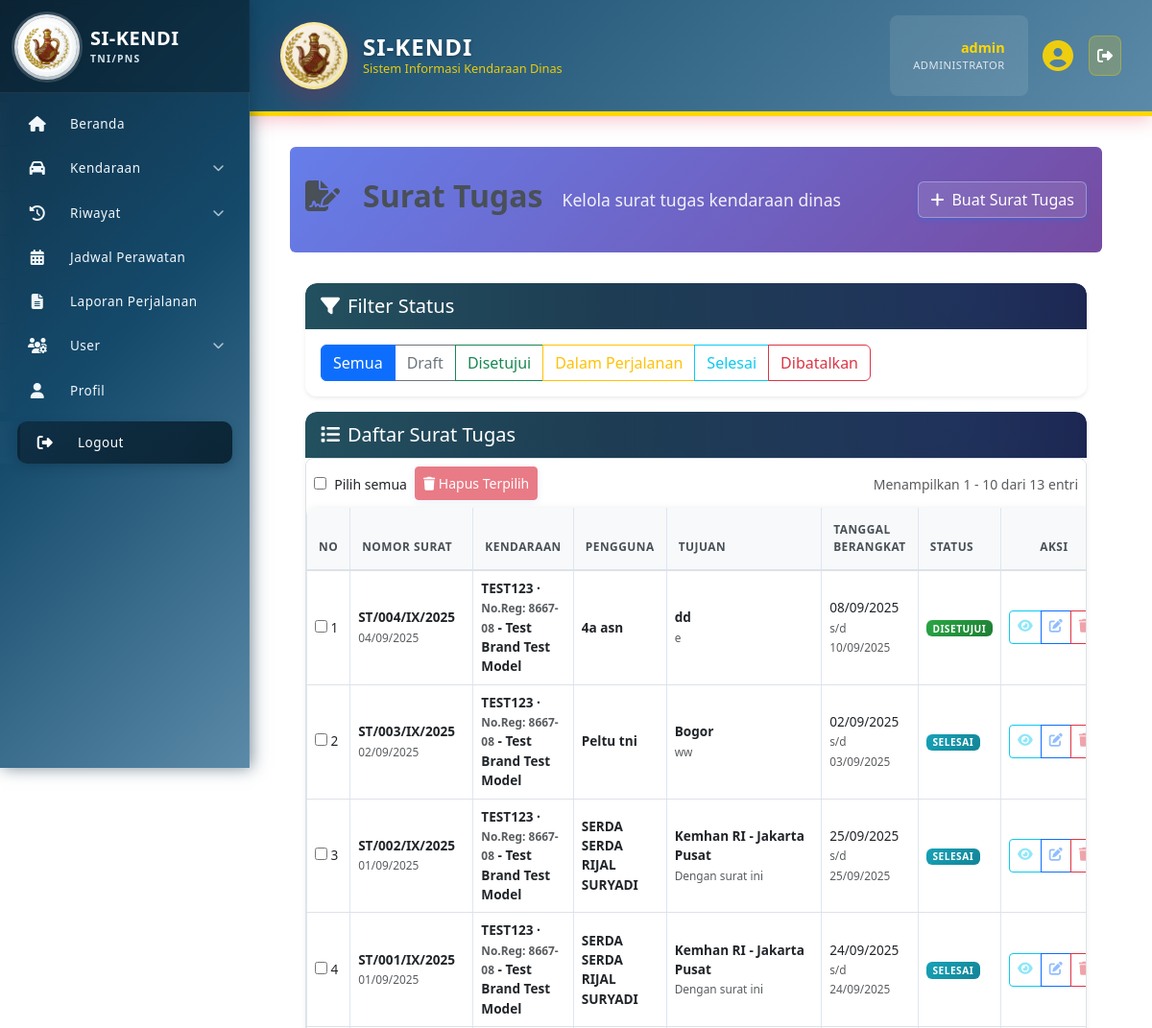
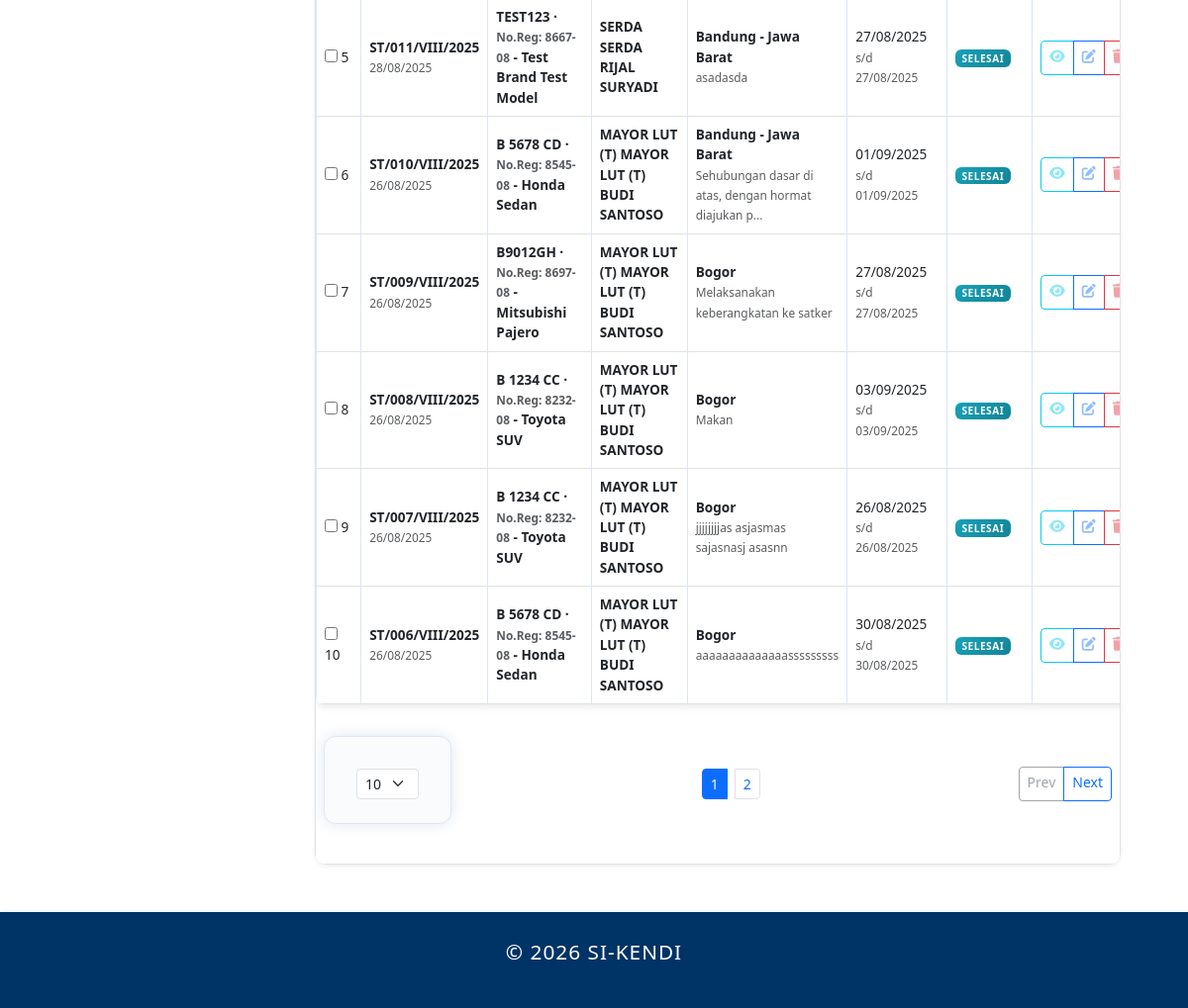
Screenshot of /index.php?page=surat_tugas (signed in) with the database file from the repository (2 pictures, top to bottom).
### tables this page shows
CREATE TABLE `surat_tugas` (
  `id` int(11) NOT NULL,
  `nomor_surat` varchar(50) NOT NULL,
  `tanggal_surat` date NOT NULL,
  `klasifikasi` varchar(20) DEFAULT 'Biasa',
  `lampiran` varchar(255) DEFAULT '-',
  `perihal` varchar(255) DEFAULT 'Permohonan peminjaman kendaraan dinas bus dan tenaga medis',
  `kepada_jabatan` varchar(100) DEFAULT 'Dandenma Mabes TNI',
  `kepada_tempat` varchar(50) DEFAULT 'Jakarta',
  `dasar_a` text DEFAULT 'Peraturan Panglima TNI Nomor 24 Tahun 2014 tentang Pengesahan Validasi Organisasi FKT dan;',
  `dasar_b` text DEFAULT 'Surat Perintah Kapusinfolahta TNI Nomor Sprin/97/XI/2023 tanggal 20 Oktober 2023 tentang Fungsi Pengadaan HUT ke-17 Pusinfolahta TNI dan;',
  `berangkat_dari` varchar(100) DEFAULT 'Pusinfolahta TNI',
  `waktu_berangkat` varchar(50) DEFAULT 'Pukul 05.00 WIB s.d selesai',
  `pejabat_ttd_jabatan` varchar(100) DEFAULT 'a.n Kepala Pusinfolahta TNI',
  `pejabat_ttd_sebagai` varchar(50) DEFAULT 'Waka,',
  `tembusan_1` varchar(100) DEFAULT 'Kapusinfolahta TNI',
  `tembusan_2` varchar(100) DEFAULT 'Asops Denma Mabes TNI',
  `tembusan_3` varchar(100) DEFAULT 'Dansetang Denma Mabes TNI',
  `tembusan_4` varchar(100) DEFAULT 'Dansakdok Denma Mabes TNI',
  `kendaraan_id` int(11) NOT NULL,
  `pengguna_id` int(11) NOT NULL,
  `tujuan` varchar(255) NOT NULL,
  `keperluan` text NOT NULL,
  `tanggal_berangkat` date NOT NULL,
  `tanggal_kembali` date DEFAULT NULL,
  `estimasi_km` int(11) DEFAULT NULL,
  `estimasi_bbm` decimal(8,2) DEFAULT NULL,
  `status` enum('Draft','Disetujui','Dalam Perjalanan','Selesai','Dibatalkan') NOT NULL DEFAULT 'Draft',
  `km_berangkat` int(11) DEFAULT NULL,
  `km_kembali` int(11) DEFAULT NULL,
  `bbm_terpakai` decimal(8,2) DEFAULT NULL,
  `laporan_perjalanan` text DEFAULT NULL,
  `pejabat_ttd` varchar(100) DEFAULT NULL,
  `created_at` timestamp NOT NULL DEFAULT current_timestamp(),
  `updated_at` timestamp NOT NULL DEFAULT current_timestamp() ON UPDATE current_timestamp(),
  `created_by` int(11) DEFAULT NULL,
  `updated_by` int(11) DEFAULT NULL,
  `dasar_list` text DEFAULT NULL,
  `tembusan_list` varchar(50) NOT NULL
);

CREATE TABLE `kendaraan` (
  `id` int(11) NOT NULL,
  `no_polisi` varchar(20) NOT NULL,
  `no_rangka` varchar(50) NOT NULL,
  `no_mesin` varchar(50) NOT NULL,
  `merk` varchar(50) NOT NULL,
  `tipe` varchar(50) DEFAULT NULL,
  `tahun_pembuatan` year(4) DEFAULT NULL,
  `warna` varchar(30) DEFAULT NULL,
  `jenis` enum('Roda 2','Roda 4','Truk','Bus','Lainnya') DEFAULT 'Roda 4',
  `bahan_bakar` enum('Bensin','Solar','Listrik','Hybrid') DEFAULT 'Bensin',
  `no_reg` varchar(30) DEFAULT NULL,
  `no_stnk` varchar(30) DEFAULT NULL,
  `no_bpkb` varchar(30) DEFAULT NULL,
  `tanggal_berlaku_stnk` date DEFAULT NULL,
  `pemilik_stnk` varchar(100) DEFAULT NULL,
  `status_kepemilikan` enum('Satker','Pinjam Pakai') DEFAULT 'Satker',
  `satker` varchar(50) NOT NULL,
  `kode_barang` varchar(50) DEFAULT NULL,
  `kondisi` enum('Baik','Rusak Ringan','Rusak Berat') DEFAULT 'Baik',
  `status_kendaraan` enum('Operasional','Perbaikan','Rusak','Tidak Aktif') DEFAULT 'Operasional',
  `status_peminjaman` enum('Tersedia','Dipinjam','Maintenance','Rusak') DEFAULT 'Tersedia',
  `tanggal_servis_terakhir` date DEFAULT NULL,
  `last_service_km` int(11) DEFAULT NULL,
  `odometer` int(11) DEFAULT 0,
  `foto` varchar(255) DEFAULT NULL,
  `catatan` text DEFAULT NULL,
  `created_at` timestamp NOT NULL DEFAULT current_timestamp(),
  `updated_at` timestamp NOT NULL DEFAULT current_timestamp() ON UPDATE current_timestamp()
);

CREATE TABLE `pengguna` (
  `id` int(11) NOT NULL,
  `nrp_nip` varchar(30) DEFAULT NULL,
  `nama_lengkap` varchar(100) NOT NULL,
  `pangkat` varchar(50) DEFAULT NULL,
  `jabatan` varchar(100) DEFAULT NULL,
  `satuan_pns` varchar(200) DEFAULT NULL,
  `no_hp` varchar(20) DEFAULT NULL,
  `email` varchar(100) DEFAULT NULL,
  `alamat` text DEFAULT NULL,
  `status_pegawai` enum('Aktif','Pensiun','Mutasi','Non-Aktif') NOT NULL DEFAULT 'Aktif',
  `status_aktif` enum('Aktif','Tidak Aktif') NOT NULL DEFAULT 'Aktif',
  `jenis_personel` enum('TNI','PNS') DEFAULT NULL,
  `matra` varchar(100) DEFAULT NULL,
  `korps` varchar(100) DEFAULT NULL,
  `kesatuan` varchar(200) DEFAULT NULL,
  `created_at` timestamp NOT NULL DEFAULT current_timestamp(),
  `updated_at` timestamp NOT NULL DEFAULT current_timestamp() ON UPDATE current_timestamp()
);

### pages/surat_tugas.php (the view, shortened to what the rows shown need)
<?php
require_once 'includes/auth.php';
$can_crud = can_operate();
$action = $_GET['action'] ?? 'list';
?>
<div class="page-header gradient-header rounded">
            <h1><i class="fas fa-file-signature me-2"></i>Surat Tugas</h1>
</div>
<div class="content">
    <?php if ($action === 'list'): ?>
        <div class="card shadow-sm card-hover">
            <div class="card-body p-0">
                <div class="table-responsive">
                    <?php
                    $per_page = (int)($_GET['per_page'] ?? 10);
                    $p = max(1, (int)($_GET['p'] ?? 1));
                    $where_clauses = [];
                    $where_sql = $where_clauses ? 'WHERE ' . implode(' AND ', $where_clauses) : '';
                    $offset = ($p - 1) * $per_page;
                    ?>
                    <table class="table table-hover mb-0" id="suratTable">
                            <thead class="table-light">
                                <tr>
                                    <th class="sortable" data-type="num">No <span class="sort-indicator"></span></th>
                                    <th class="sortable" data-type="text">Nomor Surat <span class="sort-indicator"></span></th>
                                    <th class="sortable" data-type="text">Kendaraan <span class="sort-indicator"></span></th>
                                    <th class="sortable" data-type="text">Pengguna <span class="sort-indicator"></span></th>
                                    <th class="sortable" data-type="text">Tujuan <span class="sort-indicator"></span></th>
                                    <th class="sortable" data-type="date">Tanggal Berangkat <span class="sort-indicator"></span></th>
                                    <th class="sortable" data-type="text">Status <span class="sort-indicator"></span></th>
                                    <?php if ($can_crud): ?>
                                        <th class="text-center">Aksi</th>
                                    <?php endif; ?>
                                </tr>
                            </thead>
                            <tbody>
                                <?php
                                $query = "SELECT s.*, k.no_polisi, k.no_reg, k.merk, k.tipe, p.nama_lengkap, p.pangkat
                                         FROM surat_tugas s
                                         LEFT JOIN kendaraan k ON s.kendaraan_id = k.id
                                         LEFT JOIN pengguna p ON s.pengguna_id = p.id
                                         $where_sql
                                         ORDER BY s.tanggal_surat DESC
                                         LIMIT " . $per_page . " OFFSET " . $offset;
                                $result = $conn->query($query);
                                $no = $offset + 1;
                                if ($result && $result->num_rows > 0):
                                    while ($row = $result->fetch_assoc()):
                                        $status_class = [
                                            'Draft' => 'secondary',
                                            'Disetujui' => 'success',
                                            'Dalam Perjalanan' => 'warning',
                                            'Selesai' => 'info',
                                            'Dibatalkan' => 'danger'
                                        ][$row['status']] ?? 'secondary';
                                ?>
                                <tr data-status="<?= htmlspecialchars($row['status']) ?>">
                                    <td>
                                        <input type="checkbox" class="select_row" data-id="<?= (int)$row['id'] ?>" aria-label="Pilih baris"> <?= $no++ ?>
                                    </td>
                                    <td>
                                        <strong><?= htmlspecialchars($row['nomor_surat']) ?></strong><br>
                                        <small class="text-muted"><?= date('d/m/Y', strtotime($row['tanggal_surat'])) ?></small>
                                    </td>
                                        <td>
                                        <strong><?= vehicle_label($row) ?></strong>
                                    </td>
                                    <td>
                                        <strong><?= htmlspecialchars(($row['pangkat'] ? $row['pangkat'] . ' ' : '') . $row['nama_lengkap']) ?></strong>
                                    </td>
                                    <td>
                                        <strong><?= htmlspecialchars($row['tujuan']) ?></strong><br>
                                        <small class="text-muted"><?= htmlspecialchars(substr($row['keperluan'], 0, 50)) ?><?= strlen($row['keperluan']) > 50 ? '...' : '' ?></small>
                                    </td>
                                    <td>
                                        <?= date('d/m/Y', strtotime($row['tanggal_berangkat'])) ?>
                                        <?php if ($row['tanggal_kembali']): ?>
                                            <br><small class="text-muted">s/d <?= date('d/m/Y', strtotime($row['tanggal_kembali'])) ?></small>
                                        <?php endif; ?>
                                    </td>
                                    <td>
                                        <span class="badge bg-<?= $status_class ?> text-white"><?= htmlspecialchars($row['status']) ?></span>
                                    </td>
                                    <?php if ($can_crud): ?>
                                    <td class="text-center">
                                        <div class="btn-group" role="group">
                                            <a href="?page=surat_tugas&action=view&id=<?= $row['id'] ?>"
                                               class="btn btn-sm btn-outline-info" title="Lihat Detail">
                                                <i class="fas fa-eye"></i>
                                            </a>
                                            <a href="?page=surat_tugas&action=edit&id=<?= $row['id'] ?>"
                                               class="btn btn-sm btn-outline-primary" title="Edit">
                                                <i class="fas fa-edit"></i>
                                            </a>
                                            <a href="?page=surat_tugas&action=delete&id=<?= $row['id'] ?>"
                                               class="btn btn-sm btn-outline-danger" title="Hapus"
                                               onclick="return confirm('Yakin ingin menghapus surat tugas ini?')">
                                                <i class="fas fa-trash"></i>
                                            </a>
                                        </div>
                                    </td>
                                    <?php endif; ?>
                                </tr>
                                <?php
                                    endwhile;
                                endif; ?>
                            </tbody>
                        </table>
                    </div>
                </div>
            </div>
        <?php endif; ?>
    </div>

### includes/header.php (shortened to what the rows shown need)
<?php
function vehicle_label($v) {
    $no_pol = isset($v['no_polisi']) ? htmlspecialchars($v['no_polisi'], ENT_QUOTES) : '';
    $no_reg = isset($v['no_reg']) ? htmlspecialchars($v['no_reg'], ENT_QUOTES) : '';
    $merk = isset($v['merk']) ? htmlspecialchars(trim($v['merk']), ENT_QUOTES) : '';
    $tipe = isset($v['tipe']) ? htmlspecialchars(trim($v['tipe']), ENT_QUOTES) : '';
    $label = $no_pol;
    if ($no_reg !== '') {
        $label .= ' &middot; <small class="text-muted">No.Reg: ' . $no_reg . '</small>';
    }
    $model = trim(($merk . ' ' . $tipe));
    if ($model) {
        $label .= ' - ' . $model;
    }
    return $label;
}
?>
<!DOCTYPE html>
<html lang="id">
<head>
    <link rel="stylesheet" href="assets/css/style.css">
    <link rel="stylesheet" href="assets/css/sidebar.css">
    <link rel="stylesheet" href="assets/css/bootstrap-custom.css">
    <link href="https://cdn.jsdelivr.net/npm/bootstrap@5.3.0/dist/css/bootstrap.min.css" rel="stylesheet">
    <link rel="stylesheet" href="https://cdnjs.cloudflare.com/ajax/libs/font-awesome/6.4.0/css/all.min.css">
</head>
<body>
    <header class="modern-header">
        <div class="header-content">
            <a href="index.php" class="header-brand" aria-label="Beranda SI-KENDI">
                <div class="brand-text">
                    <h1>SI-KENDI</h1>
                </div>
            </a>
        </div>
    </header>

### rows the page displays
surat_tugas: nomor_surat "ST/004/IX/2025", tanggal_surat "04/09/2025", row "TEST123 - Test Brand Test Model", kendaraan.no_reg "8667-08", pengguna.nama_lengkap "4a asn", tujuan "dd", keperluan "e", tanggal_berangkat "08/09/2025", tanggal_kembali "10/09/2025", status "DISETUJUI"
surat_tugas: nomor_surat "ST/003/IX/2025", tanggal_surat "02/09/2025", row "TEST123 - Test Brand Test Model", kendaraan.no_reg "8667-08", pengguna.nama_lengkap "Peltu tni", tujuan "Bogor", keperluan "ww", tanggal_berangkat "02/09/2025", tanggal_kembali "03/09/2025", status "SELESAI"
surat_tugas: nomor_surat "ST/002/IX/2025", tanggal_surat "01/09/2025", row "TEST123 - Test Brand Test Model", kendaraan.no_reg "8667-08", pengguna.nama_lengkap "SERDA SERDA RIJAL SURYADI", tujuan "Kemhan RI - Jakarta Pusat", keperluan "Dengan surat ini", tanggal_berangkat "25/09/2025", tanggal_kembali "25/09/2025", status "SELESAI"
surat_tugas: nomor_surat "ST/001/IX/2025", tanggal_surat "01/09/2025", row "TEST123 - Test Brand Test Model", kendaraan.no_reg "8667-08", pengguna.nama_lengkap "SERDA SERDA RIJAL SURYADI", tujuan "Kemhan RI - Jakarta Pusat", keperluan "Dengan surat ini", tanggal_berangkat "24/09/2025", tanggal_kembali "24/09/2025", status "SELESAI"
surat_tugas: nomor_surat "ST/011/VIII/2025", tanggal_surat "28/08/2025", row "TEST123 - Test Brand Test Model", kendaraan.no_reg "8667-08", pengguna.nama_lengkap "SERDA SERDA RIJAL SURYADI", tujuan "Bandung - Jawa Barat", keperluan "asadasda", tanggal_berangkat "27/08/2025", tanggal_kembali "27/08/2025", status "SELESAI"
surat_tugas: nomor_surat "ST/010/VIII/2025", tanggal_surat "26/08/2025", row "B 5678 CD - Honda Sedan", kendaraan.no_reg "8545-08", pengguna.nama_lengkap "MAYOR LUT (T) MAYOR LUT (T) BUDI SANTOSO", tujuan "Bandung - Jawa Barat", keperluan "Sehubungan dasar di atas, dengan hormat diajukan p", tanggal_berangkat "01/09/2025", tanggal_kembali "01/09/2025", status "SELESAI"
surat_tugas: nomor_surat "ST/009/VIII/2025", tanggal_surat "26/08/2025", row "B9012GH - Mitsubishi Pajero", kendaraan.no_reg "8697-08", pengguna.nama_lengkap "MAYOR LUT (T) MAYOR LUT (T) BUDI SANTOSO", tujuan "Bogor", keperluan "Melaksanakan keberangkatan ke satker", tanggal_berangkat "27/08/2025", tanggal_kembali "27/08/2025", status "SELESAI"
surat_tugas: nomor_surat "ST/008/VIII/2025", tanggal_surat "26/08/2025", row "B 1234 CC - Toyota SUV", kendaraan.no_reg "8232-08", pengguna.nama_lengkap "MAYOR LUT (T) MAYOR LUT (T) BUDI SANTOSO", tujuan "Bogor", keperluan "Makan", tanggal_berangkat "03/09/2025", tanggal_kembali "03/09/2025", status "SELESAI"
surat_tugas: nomor_surat "ST/007/VIII/2025", tanggal_surat "26/08/2025", row "B 1234 CC - Toyota SUV", kendaraan.no_reg "8232-08", pengguna.nama_lengkap "MAYOR LUT (T) MAYOR LUT (T) BUDI SANTOSO", tujuan "Bogor", keperluan "jjjjjjjjas asjasmas sajasnasj asasnn", tanggal_berangkat "26/08/2025", tanggal_kembali "26/08/2025", status "SELESAI"
surat_tugas: nomor_surat "ST/006/VIII/2025", tanggal_surat "26/08/2025", row "B 5678 CD - Honda Sedan", kendaraan.no_reg "8545-08", pengguna.nama_lengkap "MAYOR LUT (T) MAYOR LUT (T) BUDI SANTOSO", tujuan "Bogor", keperluan "aaaaaaaaaaaaaasssssssss", tanggal_berangkat "30/08/2025", tanggal_kembali "30/08/2025", status "SELESAI"

### other values shown
isset($_SESSION['username']) ? $_SESSION['username'] : '' "admin"
$offset + 1 "1"
min($offset + $per_page, $total) "10"
$total "13"
form field per_page "10"
